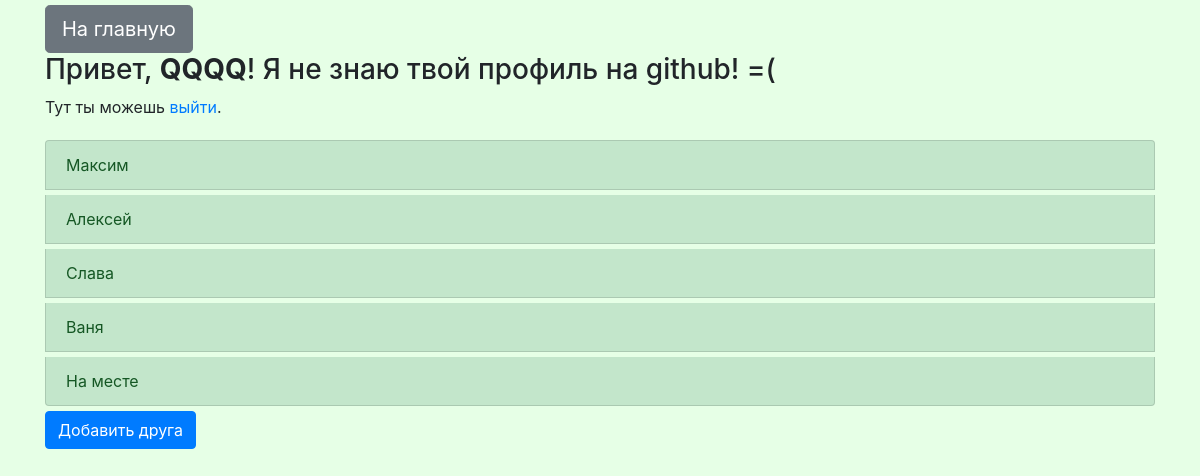
Page /friends (signed in) on the committed database.
### p_library/models.py (models this page shows, shortened)
class Friend(models.Model):
    name_friend = models.CharField('Имя', max_length=20)

### p_library/views.py (the view)
# urls.py: path('friends', FriendList.as_view(), name='friend_list'),
class FriendList(ListView):
    model = Friend
    template_name = 'friend_list.html'
    def get_context_data(self, **kwargs):
        context = super().get_context_data(**kwargs)
        context.update(get_users_data(self.request))
        return context

### p_library/views.py (called while the page is built)
def get_users_data(request):
    context = {}
    try:
        if request.user.is_authenticated:
            context['username'] = request.user.username
        try:
            context ['github_url'] = (
                    SocialAccount.objects.get(
                        provider='github',
                        user=request.user
                    ).extra_data['html_url'])
        except:
            context ['github_url'] = ''
        return context
    except:
        context['username'] = ''
        return context

### templates/friend_list.html (shortened to what this page needs)
{% extends 'index.html' %}
{% block my %}
<ul class="list-group">
    {% for friend in object_list %}
        <li class="list-group-item list-group-item-action list-group-item-success">{{ friend.name_friend }}</li>
    {% endfor %}
</ul>
<a href="/friend/create" type="button" class="btn btn-primary"">Добавить друга</a>
{% endblock %}

### templates/index.html (shortened to what this page needs)
{% extends 'base.html' %}
{% block content %}
    {% if username %}
    <a href="/" class="btn btn-secondary btn-lg" role="button" aria-pressed="true">На главную</a>
        <h3>Привет, <b>{{ username }}</b>!
            {% if github_url != '' %}
            Я знаю твой профиль на <a href="{{ github_url }}">github</a>!
            {% else %}
            Я не знаю твой профиль на github! =(
            {% endif %}
        </h3>
        <p>Тут ты можешь <a href="/logout">выйти</a>.</p>
        {% block my %}{% endblock %}
    {% else %}
        <p>Тебе нужно <a href="/register">зарегистрироваться</a> или <a href="/login">войти на сайт</a>!</p>
    {% endif %}
{% endblock %}

### static/css/style.css (style rules this page uses)
body { background-color: #e6ffe6; }
li { margin-top: 5px; }
a { margin-top: 5px; }

### rows in the picture
Friend: name_friend "Максим"
Friend: name_friend "Алексей"
Friend: name_friend "Слава"
Friend: name_friend "Ваня"
Friend: name_friend "На месте"

### other values in the picture
{{ username }} "QQQQ"
